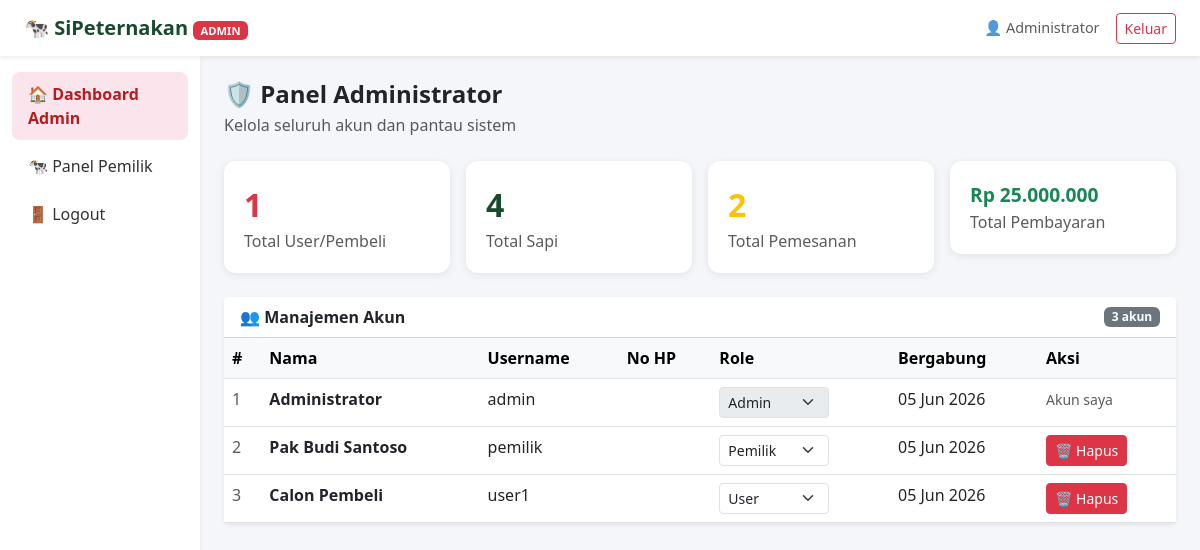
Screenshot of /admin/dashboard.php (signed in) with the database file from the repository.
### tables this page shows
CREATE TABLE IF NOT EXISTS `akun` (
  `id` INT AUTO_INCREMENT PRIMARY KEY,
  `username` VARCHAR(50) NOT NULL UNIQUE,
  `password` VARCHAR(255) NOT NULL,
  `nama` VARCHAR(100) NOT NULL,
  `no_hp` VARCHAR(20) DEFAULT '',
  `alamat` TEXT DEFAULT NULL,
  `role` ENUM('admin','pemilik','user') DEFAULT 'user',
  `created_at` TIMESTAMP DEFAULT CURRENT_TIMESTAMP
);

### koneksi/koneksi.php (called while the page is built, shortened)
<?php
function formatRupiah($angka) {
    return 'Rp ' . number_format((float)$angka, 0, ',', '.');
}

### admin/dashboard.php (the view, shortened to what this page needs)
<?php
include '../koneksi/koneksi.php';
$total_user   = $koneksi->query("SELECT COUNT(*) as c FROM akun WHERE role='user'")->fetch_assoc()['c'] ?? 0;
$total_sapi   = $koneksi->query("SELECT COUNT(*) as c FROM sapi")->fetch_assoc()['c'] ?? 0;
$total_pesan  = $koneksi->query("SELECT COUNT(*) as c FROM pemesanan")->fetch_assoc()['c'] ?? 0;
$total_bayar  = $koneksi->query("SELECT COALESCE(SUM(jumlah_bayar),0) as c FROM pembayaran")->fetch_assoc()['c'] ?? 0;
$users = $koneksi->query("SELECT * FROM akun ORDER BY role, created_at DESC");
?>
<!DOCTYPE html>
<html lang="id">
<head>
    <link href="https://cdn.jsdelivr.net/npm/bootstrap@5.3.0/dist/css/bootstrap.min.css" rel="stylesheet">
</head>
<body>
<nav class="navbar navbar-light bg-white shadow-sm px-4">
    <span class="navbar-brand">🐄 SiPeternakan <span class="badge bg-danger" style="font-size:.7rem">ADMIN</span></span>
    <div class="d-flex align-items-center gap-3">
        <span class="text-muted" style="font-size:.9rem">👤 <?= htmlspecialchars($_SESSION['nama']) ?></span>
        <a href="../logout.php" class="btn btn-outline-danger btn-sm" onclick="return confirm('Keluar?')">Keluar</a>
    </div>
</nav>
<div class="container-fluid">
<div class="row">
    <div class="col-md-2 sidebar-col bg-white shadow-sm pt-3" style="min-height:100vh">
        <a href="dashboard.php" class="sidebar-link active">🏠 Dashboard Admin</a>
        <a href="../index.php" class="sidebar-link">🐄 Panel Pemilik</a>
        <a href="../logout.php" class="sidebar-link" onclick="return confirm('Keluar?')">🚪 Logout</a>
    </div>
    <div class="col-md-10 p-4">
        <h4 class="fw-bold mb-1">🛡️ Panel Administrator</h4>
        <p class="text-muted mb-4">Kelola seluruh akun dan pantau sistem</p>
        <div class="row g-3 mb-4">
            <div class="col-6 col-md-3"><div class="stat-card"><div class="value text-danger"><?= $total_user ?></div><div class="text-muted">Total User/Pembeli</div></div></div>
            <div class="col-6 col-md-3"><div class="stat-card"><div class="value" style="color:#1a4a2e"><?= $total_sapi ?></div><div class="text-muted">Total Sapi</div></div></div>
            <div class="col-6 col-md-3"><div class="stat-card"><div class="value text-warning"><?= $total_pesan ?></div><div class="text-muted">Total Pemesanan</div></div></div>
            <div class="col-6 col-md-3"><div class="stat-card"><div class="value text-success" style="font-size:1.2rem"><?= formatRupiah($total_bayar) ?></div><div class="text-muted">Total Pembayaran</div></div></div>
        </div>
        <div class="card border-0 shadow-sm">
            <div class="card-header bg-white d-flex justify-content-between align-items-center">
                <span class="fw-bold">👥 Manajemen Akun</span>
                <span class="badge bg-secondary"><?= $users ? $users->num_rows : 0 ?> akun</span>
            </div>
            <div class="table-responsive">
                <table class="table mb-0">
                    <thead class="table-light">
                        <tr><th>#</th><th>Nama</th><th>Username</th><th>No HP</th><th>Role</th><th>Bergabung</th><th>Aksi</th></tr>
                    </thead>
                    <tbody>
                    <?php if ($users): $no=1; while ($u=$users->fetch_assoc()): ?>
                        <tr>
                            <td class="text-muted"><?= $no++ ?></td>
                            <td><strong><?= htmlspecialchars($u['nama']) ?></strong></td>
                            <td><?= htmlspecialchars($u['username']) ?></td>
                            <td><?= htmlspecialchars($u['no_hp'] ?? '-') ?></td>
                            <td>
                                <form method="POST" style="display:inline">
                                    <select name="new_role" class="form-select form-select-sm d-inline" style="width:110px" onchange="this.form.submit()" <?= $u['id']==$_SESSION['user_id']?'disabled':'' ?>>
                                        <option value="admin" <?= $u['role']==='admin'?'selected':'' ?>>Admin</option>
                                        <option value="pemilik" <?= $u['role']==='pemilik'?'selected':'' ?>>Pemilik</option>
                                        <option value="user" <?= $u['role']==='user'?'selected':'' ?>>User</option>
                                    </select>
                                </form>
                            </td>
                            <td><?= date('d M Y', strtotime($u['created_at'])) ?></td>
                            <td>
                                <?php if ($u['id'] != $_SESSION['user_id']): ?>
                                <form method="POST" style="display:inline" onsubmit="return confirm('Hapus akun <?= htmlspecialchars($u['username']) ?>?')">
                                    <button type="submit" class="btn btn-danger btn-sm">🗑️ Hapus</button>
                                </form>
                                <?php else: ?>
                                <span class="text-muted small">Akun saya</span>
                                <?php endif; ?>
                            </td>
                        </tr>
                    <?php endwhile; endif; ?>
                    </tbody>
                </table>
            </div>
        </div>
    </div>
</div>
</div>
</body>
</html>

### admin/dashboard.php (style rules this page uses)
body { background:#f4f6f9;font-family:'Segoe UI',sans-serif }
.navbar-brand { font-weight:800;color:#1a4a2e!important }
.sidebar-link { display:block;padding:10px 16px;color:#333;text-decoration:none;border-radius:8px;margin-bottom:4px }
.sidebar-link:hover,.sidebar-link.active { background:#fce4ec;color:#b71c1c;font-weight:600 }
.stat-card { background:#fff;border-radius:12px;padding:20px;box-shadow:0 2px 8px rgba(0,0,0,.08) }
.stat-card .value { font-size:2rem;font-weight:800 }

### rows the page displays
akun: nama "Administrator", username "admin", new_role "Admin", created_at "05 Jun 2026", shows "Akun saya"
akun: nama "Pak Budi Santoso", username "pemilik", new_role "Pemilik", created_at "05 Jun 2026"
akun: nama "Calon Pembeli", username "user1", new_role "User", created_at "05 Jun 2026"

### other values shown
$_SESSION['nama'] "Administrator"
$total_user "1"
$total_sapi "4"
$total_pesan "2"
formatRupiah($total_bayar) "Rp 25.000.000"
$users->num_rows "3"
